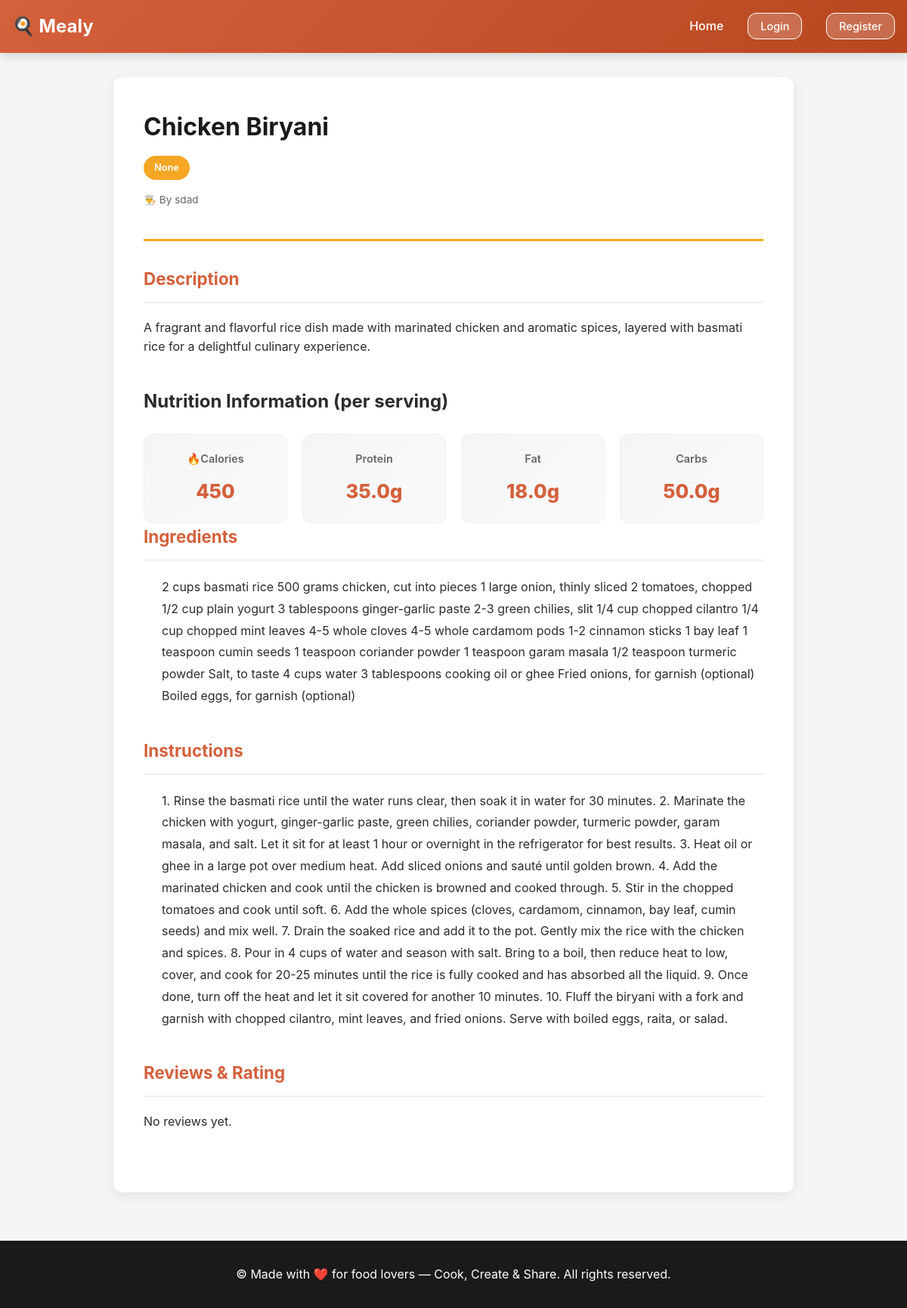
/recipes/8/, run on the app's committed database.
### recipes/models.py (models this page shows, shortened)
class Recipe(models.Model):
    DIETARY_CHOICES = [
        ('none', 'None'),
        ('vegan', 'Vegan'),
        ('vegetarian', 'Vegetarian'),
        ('gluten_free', 'Gluten-Free'),
    ]
    user = models.ForeignKey(User, on_delete=models.CASCADE, related_name='recipes')
    title = models.CharField(max_length=255)
    description = models.TextField()
    ingredients = models.TextField()  # Stored as comma-separated or newline-separated
    instructions = models.TextField()
    calories = models.IntegerField(validators=[MinValueValidator(0)])
    protein = models.FloatField(validators=[MinValueValidator(0)])  # in grams
    fat = models.FloatField(validators=[MinValueValidator(0)])  # in grams
    carbs = models.FloatField(validators=[MinValueValidator(0)])  # in grams
    dietary_type = models.CharField(max_length=20, choices=DIETARY_CHOICES, default='none')
    is_shared = models.BooleanField(default=False)
    created_at = models.DateTimeField(auto_now_add=True)
    updated_at = models.DateTimeField(auto_now=True)
    class Meta:
        ordering = ['-created_at']

### recipes/views.py (the view)
# urls.py: path('recipes/<int:pk>/', views.view_recipe, name='view_recipe'),
def view_recipe(request, pk):
    recipe = get_object_or_404(Recipe, pk=pk)
    if not recipe.is_shared and recipe.user != request.user:
        return redirect('home')
    reviews = RecipeReview.objects.filter(recipe=recipe).select_related('reviewer')
    avg_rating = reviews.aggregate(Avg('rating'))['rating__avg']
    is_favorite = False
    if request.user.is_authenticated:
        is_favorite = FavoriteRecipe.objects.filter(user=request.user, recipe=recipe).exists()
    context = {
        'recipe': recipe,
        'reviews': reviews,
        'avg_rating': avg_rating,
        'is_favorite': is_favorite,
    }
    return render(request, 'recipes/view_recipe.html', context)

### templates/recipes/view_recipe.html (shortened to what this page needs)
{% extends 'base.html' %}
{% block content %}
<div class="recipe-detail">
    <div class="recipe-header">
        <div>
            <h1>{{ recipe.title }}</h1>
            <p class="dietary-badge">{{ recipe.get_dietary_type_display }}</p>
            {% if recipe.user != user %}
                <p class="author">👨‍🍳 By {{ recipe.user.username }}</p>
            {% endif %}
        </div>
    </div>
    <div class="recipe-content">
        <div class="recipe-section">
            <h2>Description</h2>
            <p>{{ recipe.description }}</p>
        </div>
        <div class="nutrition-section">
            <h2>Nutrition Information (per serving)</h2>
            <div class="nutrition-grid">
                <div class="nutrition-item">
                    <span class="label">🔥Calories</span>
                    <span class="value">{{ recipe.calories }}</span>
                </div>
                <div class="nutrition-item">
                    <span class="label">Protein</span>
                    <span class="value">{{ recipe.protein }}g</span>
                </div>
                <div class="nutrition-item">
                    <span class="label">Fat</span>
                    <span class="value">{{ recipe.fat }}g</span>
                </div>
                <div class="nutrition-item">
                    <span class="label">Carbs</span>
                    <span class="value">{{ recipe.carbs }}g</span>
                </div>
            </div>
        </div>
        <div class="recipe-section">
            <h2>Ingredients</h2>
            <ul>
                {% for ingredient in recipe.ingredients.split %}
                    {% if ingredient %}
                        {{ ingredient }}
                    {% endif %}
                {% endfor %}
            </ul>
        </div>
        <div class="recipe-section">
            <h2>Instructions</h2>
            <ol>
                {% for instruction in recipe.instructions.split %}
                    {% if instruction %}
                        {{ instruction }}
                    {% endif %}
                {% endfor %}
            </ol>
        </div>
        {% if recipe.is_shared or recipe.user == user %}
        <div class="recipe-section">
            <h2>Reviews & Rating</h2>
            {% if reviews %}
            <div style="margin-top: 1.5rem;">
                {% for review in reviews %}
                <div style="border-left: 3px solid var(--secondary-color); padding: 1rem; margin: 1rem 0; background-color: var(--gray-50); border-radius: 6px;">
                    <strong>{{ review.reviewer.username }}</strong> <span style="font-size: 1.1rem;">{{ review.rating }}⭐</span>
                    <p style="margin-top: 0.5rem; color: var(--gray-600);">{{ review.comment }}</p>
                    <small style="color: var(--gray-600);">{{ review.created_at|date:"M d, Y" }}</small>
                </div>
                {% endfor %}
            </div>
            {% else %}
            <p>No reviews yet. {% if user.is_authenticated and recipe.is_shared %}<a href="{% url 'add_review' recipe.id %}">Be the first to review</a>{% endif %}</p>
            {% endif %}
        </div>
        {% endif %}
    </div>
</div>
{% endblock %}

### static/style.css (style rules this page uses)
* { margin: 0; padding: 0; box-sizing: border-box; }
:root { --primary-color: #d4603c; --primary-dark: #b8471f; --secondary-color: #f5a623; --accent-color: #2d5016; --danger-color: #e74c3c; --success-color: #27ae60; --gray-50: #fafafa; --gray-100: #f5f5f5; --gray-200: #efefef; --gray-300: #ddd; --gray-600: #666; --gray-900: #1a1a1a; --text-color: #2c2c2c; --bg-color: #ffffff; --border-radius: 12px; }
body { font-family: -apple-system, BlinkMacSystemFont, "Segoe UI", "Roboto", sans-serif; line-height: 1.6; color: var(--text-color); background-color: var(--gray-100); }
.dietary-badge { display: inline-block; background-color: var(--secondary-color); color: white; padding: 0.375rem 0.875rem; border-radius: 20px; font-size: 0.8rem; margin-bottom: 1rem; width: fit-content; font-weight: 600; }
.author { font-size: 0.85rem; color: var(--gray-600); margin-bottom: 0.5rem; }
.recipe-detail { background: white; padding: 2.5rem; border-radius: var(--border-radius); box-shadow: 0 4px 16px rgba(0, 0, 0, 0.08); max-width: 900px; margin: 0 auto; }
.recipe-header { border-bottom: 3px solid var(--secondary-color); padding-bottom: 2rem; margin-bottom: 2rem; display: flex; justify-content: space-between; align-items: flex-start; gap: 2rem; flex-wrap: wrap; }
.recipe-header h1 { color: var(--gray-900); margin-bottom: 0.75rem; font-size: 2rem; font-weight: 700; flex: 1; min-width: 300px; }
.recipe-content { margin-bottom: 2.5rem; }
.recipe-section { margin-bottom: 2.5rem; }
.recipe-section h2 { color: var(--primary-color); margin-bottom: 1.25rem; border-bottom: 2px solid var(--gray-200); padding-bottom: 0.75rem; font-size: 1.4rem; font-weight: 700; }
.recipe-section ul, .recipe-section ol { margin-left: 1.5rem; line-height: 1.8; }
.nutrition-grid { display: grid; grid-template-columns: repeat(auto-fit, minmax(140px, 1fr)); gap: 1.25rem; margin-top: 1.5rem; }
.nutrition-item { background: linear-gradient(135deg, var(--gray-100), var(--gray-50)); padding: 1.25rem; border-radius: var(--border-radius); text-align: center; border: 1px solid var(--gray-200); }
.nutrition-item .label { display: block; font-size: 0.9rem; color: var(--gray-600); margin-bottom: 0.75rem; font-weight: 600; }
.nutrition-item .value { display: block; font-size: 1.6rem; font-weight: 800; color: var(--primary-color); }

### data on the page
Recipe: title "Chicken Biryani", dietary_type "None", user.username "sdad", description "A fragrant and flavorful rice dish made with marinated chicken and aromatic spices, layered with basmati rice for a delightful culinary experience.", calories "450", protein "35.0", fat "18.0", carbs "50.0"

### other printed values
{{ ingredient }} "2" "cups" "basmati" "rice" "500" "grams" "chicken," "cut" "into" "pieces" "1" "large" "onion," "thinly" "sliced" "2" "tomatoes," "chopped" "1/2" "cup" "plain" "yogurt" "3" "tablespoons" "ginger-garlic" "paste" "2-3" "green" "chilies," "slit" "1/4" "cup" "chopped" "cilantro" "1/4" "cup" "chopped" "mint" "leaves" "4-5" "whole" "cloves" "4-5" "whole" "cardamom" "pods" "1-2" "cinnamon" "sticks" "1" "bay" "leaf" "1" "teaspoon" "cumin" "seeds" "1" "teaspoon" "coriander" "powder" "1" "teaspoon" "garam" "masala" "1/2" "teaspoon" "turmeric" "powder" "Salt," "to" "taste" "4" "cups" "water" "3" "tablespoons" "cooking" "oil" "or" "ghee" "Fried" "onions," "for" "garnish" "(optional)" "Boiled" "eggs," "for" "garnish" "(optional)"
{{ instruction }} "1." "Rinse" "the" "basmati" "rice" "until" "the" "water" "runs" "clear," "then" "soak" "it" "in" "water" "for" "30" "minutes." "2." "Marinate" "the" "chicken" "with" "yogurt," "ginger-garlic" "paste," "green" "chilies," "coriander" "powder," "turmeric" "powder," "garam" "masala," "and" "salt." "Let" "it" "sit" "for" "at" "least" "1" "hour" "or" "overnight" "in" "the" "refrigerator" "for" "best" "results." "3." "Heat" "oil" "or" "ghee" "in" "a" "large" "pot" "over" "medium" "heat." "Add" "sliced" "onions" "and" "sauté" "until" "golden" "brown." "4." "Add" "the" "marinated" "chicken" "and" "cook" "until" "the" "chicken" "is" "browned" "and" "cooked" "through." "5." "Stir" "in" "the" "chopped" "tomatoes" "and" "cook" "until" "soft." "6." "Add" "the" "whole" "spices" "(cloves," "cardamom," "cinnamon," "bay" "leaf," "cumin" "seeds)" "and" "mix" "well." "7." "Drain" "the" "soaked" "rice" "and" "add" "it" "to" "the" "pot." "Gently" "mix" "the" "rice" "with" "the" "chicken" "and" "spices." "8." "Pour" "in" "4" "cups" "of" "water" "and" "season" "with" "salt." "Bring" "to" "a" "boil," "then" "reduce" "heat" "to" "low," "cover," "and" "cook" "for" "20-25" "minutes" "until" "the" "rice" "is" "fully" "cooked" "and" "has" "absorbed" "all" "the" "liquid." "9." "Once" "done," "turn" "off" "the" "heat" "and" "let" "it" "sit" "covered" "for" "another" "10" "minutes." "10." "Fluff" "the" "biryani" "with" "a" "fork" "and" "garnish" "with" "chopped" "cilantro," "mint" "leaves," "and" "fried" "onions." "Serve" "with" "boiled" "eggs," "raita," "or" "salad."
